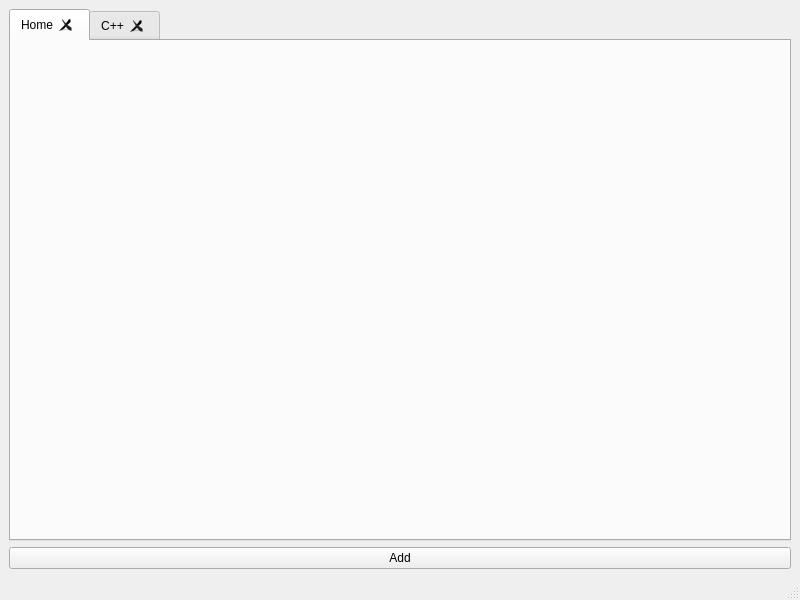
<?xml version="1.0" encoding="UTF-8"?>
<ui version="4.0">
 <class>MainWindow</class>
 <widget class="QMainWindow" name="MainWindow">
  <property name="geometry">
   <rect>
    <x>0</x>
    <y>0</y>
    <width>800</width>
    <height>600</height>
   </rect>
  </property>
  <property name="windowTitle">
   <string>MainWindow</string>
  </property>
  <widget class="QWidget" name="centralwidget">
   <layout class="QVBoxLayout" name="verticalLayout_2">
    <item>
     <layout class="QVBoxLayout" name="verticalLayout">
      <item>
       <widget class="QTabWidget" name="tabWidget">
        <property name="tabPosition">
         <enum>QTabWidget::North</enum>
        </property>
        <property name="tabShape">
         <enum>QTabWidget::Rounded</enum>
        </property>
        <property name="currentIndex">
         <number>0</number>
        </property>
        <property name="tabsClosable">
         <bool>true</bool>
        </property>
        <property name="movable">
         <bool>true</bool>
        </property>
        <widget class="QWidget" name="tab">
         <attribute name="title">
          <string>Home</string>
         </attribute>
         <attribute name="toolTip">
          <string>This is Home</string>
         </attribute>
        </widget>
        <widget class="QWidget" name="tab_2">
         <attribute name="title">
          <string>C++</string>
         </attribute>
        </widget>
       </widget>
      </item>
      <item>
       <widget class="QPushButton" name="pushButton">
        <property name="text">
         <string>Add</string>
        </property>
       </widget>
      </item>
     </layout>
    </item>
   </layout>
  </widget>
  <widget class="QMenuBar" name="menubar">
   <property name="geometry">
    <rect>
     <x>0</x>
     <y>0</y>
     <width>800</width>
     <height>19</height>
    </rect>
   </property>
  </widget>
  <widget class="QStatusBar" name="statusbar"/>
 </widget>
 <resources/>
 <connections/>
</ui>
